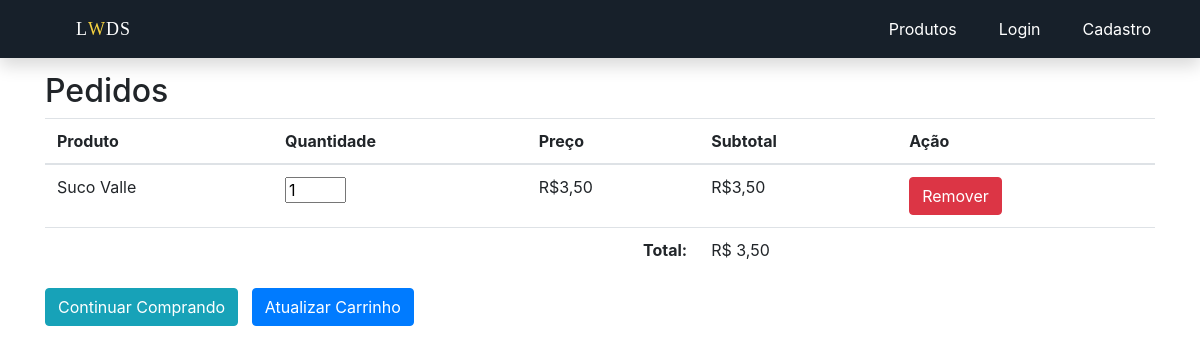
Screenshot of /Web/ProjetoTCC/index.php?pagina=carrinho&acao=add&id=35 with the database file from the repository.
### tables this page shows
CREATE TABLE `produtos` (
  `id` int(11) NOT NULL,
  `nome` varchar(100) NOT NULL,
  `categoria` int(11) NOT NULL,
  `preco` float NOT NULL,
  `quantidade` int(11) NOT NULL,
  `imagem` varchar(50) NOT NULL
);

### Web/ProjetoTCC/functions/cart.php (called while the page is built, shortened)
<?php
function getContentCart($pdo) {
	$results = array();
	if($_SESSION['carrinho']) {
		$cart = $_SESSION['carrinho'];
		$products =  getProductsByIds($pdo, implode(',', array_keys($cart)));
		foreach($products as $product) {
			$results[] = array(
							  'id' => $product['id'],
							  'name' => $product['nome'],
							  'price' => $product['preco'],
							  'quantity' => $cart[$product['id']],
							  'subtotal' => $cart[$product['id']] * $product['preco'],
						);
		}
	}
	return $results;
}
function getTotalCart($pdo) {
	$total = 0;
	foreach(getContentCart($pdo) as $product) {
		$total += $product['subtotal'];
	}
	return $total;
}

### Web/ProjetoTCC/functions/ControleProdutos.php (called while the page is built, shortened)
<?php
function getProductsByIds($pdo, $ids) {
	$sql = "SELECT * FROM produtos WHERE id IN (".$ids.")";
	$stmt = $pdo->prepare($sql);
	$stmt->execute();
	return $stmt->fetchAll(PDO::FETCH_ASSOC);
}

### Web/ProjetoTCC/views/carrinho.php (the view, shortened to what this page needs)
<?php
	require_once "./functions/ControleProdutos.php";
	require_once "./functions/cart.php";
	echo "<br><br><br>";
	$pdoConnection = require_once "conexao.php";
	$url = $_SESSION['url'];
	$resultsCarts = getContentCart($pdoConnection);
	$totalCarts  = getTotalCart($pdoConnection);
?>
	<div class="container">
		<h2>Pedidos  </h2>
		<?php
		if($resultsCarts) : ?>
			<form action="?pagina=carrinho&acao=up" method="post">
			<table class="table table-strip">
				<thead>
					<tr>
						<th>Produto</th>
						<th>Quantidade</th>
						<th>Preço</th>
						<th>Subtotal</th>
						<th>Ação</th>
					</tr>
				</thead>
				<tbody>
				  <?php foreach($resultsCarts as $result) : ?>
					<tr>
						<td><?php echo $result['name']?></td>
						<td>
							<input type="text" name="prod[<?php echo $result['id']?>]" value="<?php echo $result['quantity']?>" size="1" />
							</td>
						<td>R$<?php echo number_format($result['price'], 2, ',', '.')?></td>
						<td>R$<?php echo number_format($result['subtotal'], 2, ',', '.')?></td>
					    <td><a href="?pagina=carrinho&acao=del&id=<?php echo $result['id']?>" class="btn btn-danger">Remover</a></td>
					</tr>
				<?php endforeach;?>
				 <tr>
					 <td colspan="3" class="text-right"><b>Total: </b></td>
					 <td>R$ <?php echo number_format($totalCarts, 2, ',', '.')?></td>
				 	<td></td>
				 </tr>
				</tbody>
			</table>
			 <a class="btn btn-info" href=<?= $url ?>>Continuar Comprando</a>&nbsp;&nbsp;
			 <button class="btn btn-primary" type="submit">Atualizar Carrinho</button></a>
			 <br><br>
			</form>
	<?php endif?>
	</div>

### Web/ProjetoTCC/style.css (style rules this page uses)
* { outline: none; }
html, body, header, #intro { height: 100%; }

### rows the page displays
produtos: nome "Suco Valle", quantity "1", preco "3,50"

### other values shown
$totalCarts "3,50"
